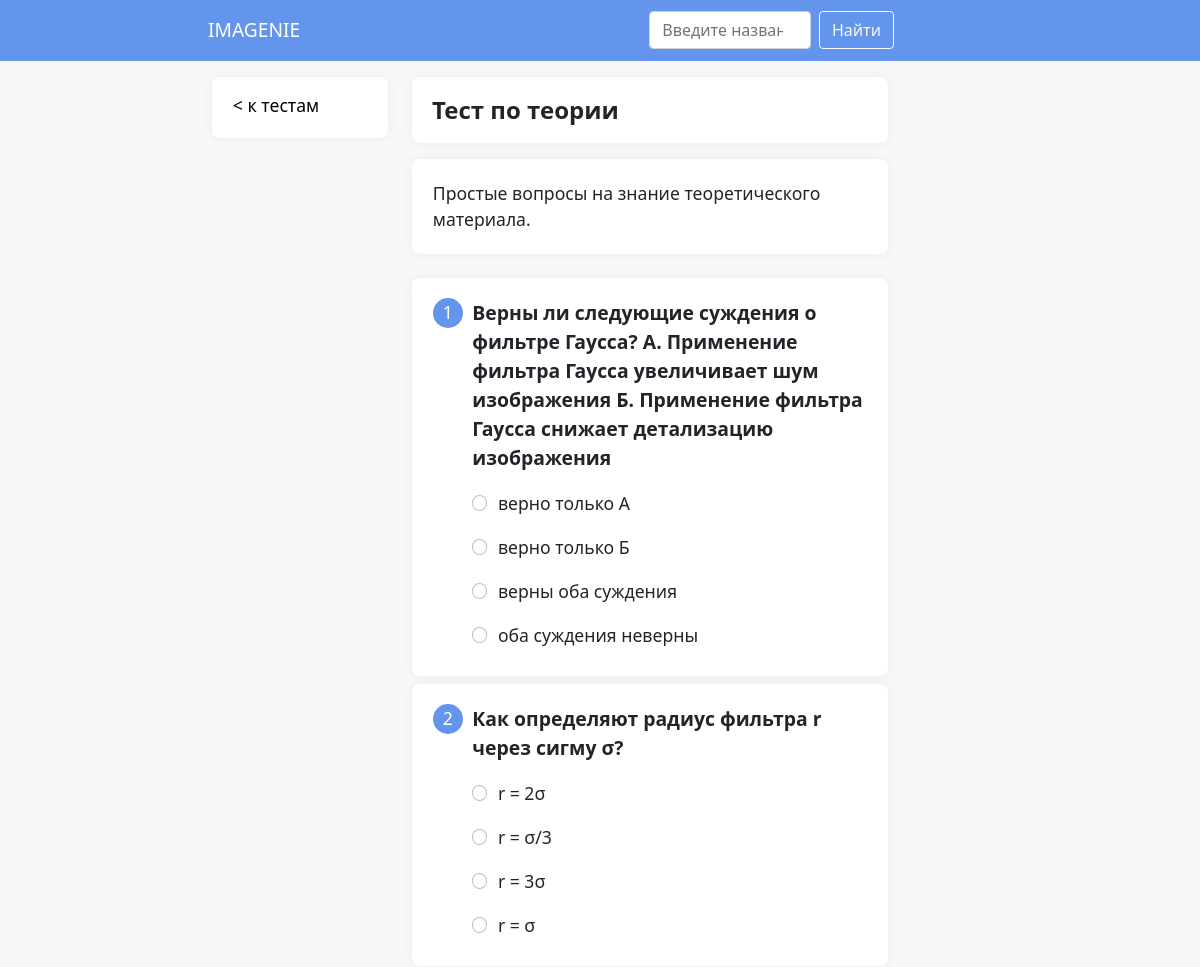
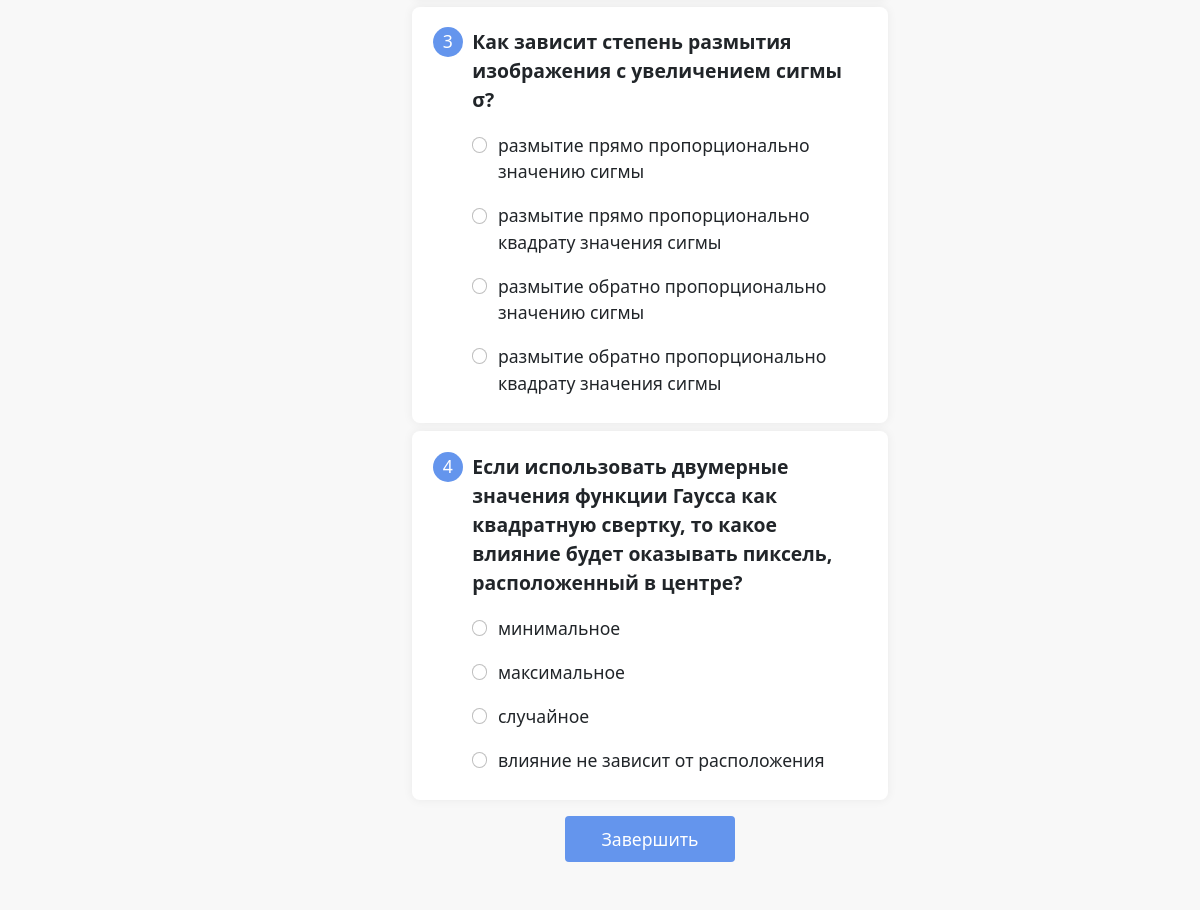
Screenshot of /articles/2/tests/2 with the database file from the repository (2 pictures, top to bottom).
### base/models.py (models this page shows)
class TimeStampedModel(models.Model):
    created_at = models.DateTimeField(auto_now_add=True)
    modified_at = models.DateTimeField(auto_now=True)
    class Meta:
        abstract = True

class Test(TimeStampedModel):
    article = models.ForeignKey(Article, on_delete=models.CASCADE)
    title = models.CharField(max_length=50)
    description = models.TextField()

class Question(models.Model):
    test = models.ForeignKey(Test, on_delete=models.CASCADE)
    text = models.TextField()

class Answer(models.Model):
    question = models.ForeignKey(Question, on_delete=models.CASCADE)
    text = models.TextField()
    is_correct = models.BooleanField()

### base/views.py (the view)
# urls.py: path('articles/<int:article_id>/tests/<int:test_id>', views.test, name='test'),
def test(request, article_id: int, test_id: int):
    context = {
        'test': Test.objects.get(id=test_id),
    }
    return render(request, 'test.html', context)

### templates/test.html (shortened to what this page needs)
{% load static %}
<!doctype html>
<html lang="en">
{% include 'head.html' with title=test.title|add:" — Imagenie" %}
<body>
{% include 'navbar.html' %}
<div class="container-fluid h-100 bg-gray">
    <div class="row bg-gray">
        <div class="col-2"></div>
        <div class="col-2">
            <div class="plate">
                <p class="list-title">
                    <a class="text-decoration-none text-black" href="../{{ article.id }}tests">&lt; к тестам</a>
                </p>
            </div>
        </div>
        <div class="col-5">
            <div class="plate">
                <div class="inline-category title">{{ test.title }}</div>
            </div>
            <div class="plate">
                <div class="description">{{ test.description }}</div>
            </div>
        </div>
        <div class="col-2"></div>
        <div class="col-1"></div>
    </div>
    <div class="row bg-gray">
        <div class="col-2"></div>
        <div class="col-2"></div>
        <div class="col-5">
            <div>
                {% for question in test.question_set.all %}
                    <div class="plate my-2">
                        <div class="question-text">
                            <div class="instruction-number">{{ forloop.counter }}</div>
                            <div class="instruction entry-text">{{ question.text }}</div>
                        </div>
                        <div class="mb-4">
                            {% for answer in question.answer_set.all %}
                                <div class="form-check answer">
                                    <input class="form-check-input blue-radio"
                                           name="flexRadioDefault{{ forloop.parentloop.counter }}" type="radio"
                                           id="answer-{{ forloop.parentloop.counter }}-{{ forloop.counter }}">
                                    <label class="form-check-label"
                                           for="answer-{{ forloop.parentloop.counter }}-{{ forloop.counter }}">
                                        {{ answer.text }}
                                    </label>
                                </div>
                            {% endfor %}
                        </div>
                    </div>
                {% endfor %}
            </div>
            <div class="text-center my-3">
                <button class="btn btn-finish" id="finish-btn">Завершить</button>
            </div>
        </div>
        <div class="col-2"></div>
        <div class="col-1"></div>
        {% include 'footer.html' %}
    </div>
</div>
</body>
</html>

### static/css/styles.css (style rules this page uses)
:root { --blue: #6495ed; --dark-blue: #2B56A0; --gray: #f8f8f8; --light-blue: #b8d4fc; --dim-red: #c30000; --dim-green: #07c300; --dim-blue: #000ec3; }
.bg-gray { background-color: var(--gray); }
body { background-color: var(--gray); }
body, html { height: 100%; }
.plate { margin: 1em 0; padding: 0.2em; background-color: white; border-radius: 0.5em; box-shadow: 0 0 10px 1px rgba(0, 0, 0, 0.05); }
.title { padding: 0.5em 0.7em; vertical-align: middle; font-weight: 700; font-size: 1.5em; }
.description { padding: 1em; font-size: 1.1em; }
.list-title { font-weight: 500; padding: 0.7em 1em 0; font-size: 1.1em; }
.inline-category { display: inline-block; }
.instruction-number { background-color: var(--blue); border-radius: 5em; color: white; width: 1.7em; height: 1.7em; text-align: center; vertical-align: middle; line-height: 1.7em; }
.instruction { margin-left: 0.5em; align-items: center; }
.entry-text { font-weight: 700; font-size: 1.1em; }
.question-text { padding: 1em; font-size: 1.1em; display: grid; grid-template-columns: 1.7em auto; }
.answer { font-size: 1.1em; margin: 0 0 1em 3.2em; }
.form-check-input { width: 0.9em; height: 0.9em; margin-top: 0.3em; }
.btn-finish { background: var(--blue); font-size: 1.1em; color: white; padding: 0.5em 2em; }

### rows the page displays
Test: title "Тест по теории", description "Простые вопросы на знание теоретического материала."
Question: text "Верны ли следующие суждения о фильтре Гаусса? А. Применение фильтра Гаусса увеличивает шум изображения Б. Применение фильтра Гаусса снижает детализацию изображения"
Answer: text "верно только А"
Answer: text "верно только Б"
Answer: text "верны оба суждения"
Answer: text "оба суждения неверны"
Question: text "Как определяют радиус фильтра r через сигму σ?"
Answer: text "r = 2σ"
Answer: text "r = σ/3"
Answer: text "r = 3σ"
Answer: text "r = σ"
Question: text "Как зависит степень размытия изображения с увеличением сигмы σ?"
Answer: text "размытие прямо пропорционально значению сигмы"
Answer: text "размытие прямо пропорционально квадрату значения сигмы"
Answer: text "размытие обратно пропорционально значению сигмы"
Answer: text "размытие обратно пропорционально квадрату значения сигмы"
Question: text "Если использовать двумерные значения функции Гаусса как квадратную свертку, то какое влияние будет оказывать пиксель, расположенный в центре?"
Answer: text "минимальное"
Answer: text "максимальное"
Answer: text "случайное"
Answer: text "влияние не зависит от расположения"
